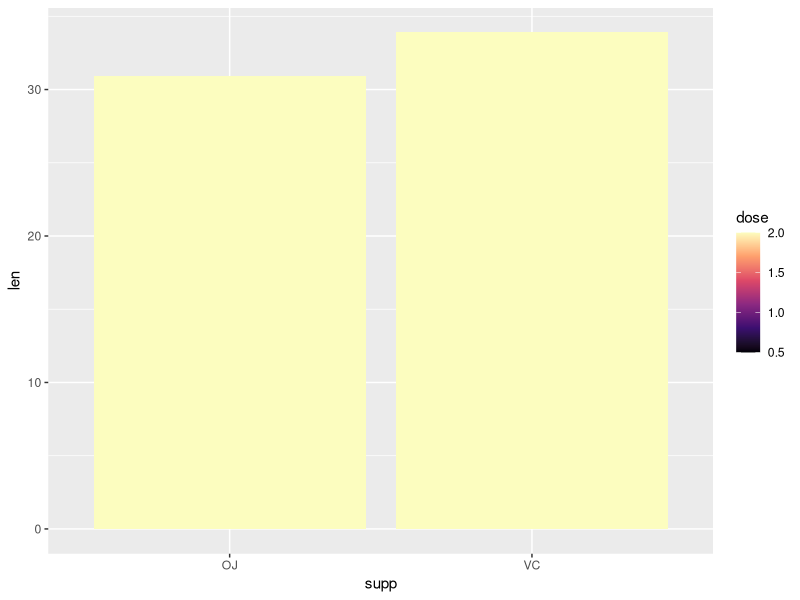

Recreate this plot in R.
library(ggplot2)


# Aca hago un grafico

ggplot(data = ToothGrowth, aes( x = supp, y = len, fill = dose) ) +
  geom_col(position = "dodge") +
  scale_fill_viridis_c(option = "A")
